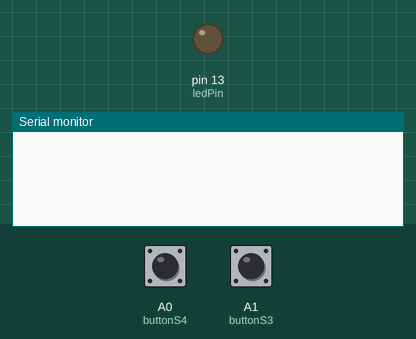
Recording of a sketch running on a simulated Arduino Uno, built with avr-gcc and run on an emulated ATmega328P. Shown: output pins drawn as LEDs (lit = HIGH), the last lines printed to the serial monitor. The test bench sets the inputs (shaded band); at power-on: A0 (buttonS4) HIGH, A1 (buttonS3) HIGH.

Above: at 1.2 s.
1.3 s: A0 (buttonS4) pulled LOW for 0.15 s
At 2.6 s:
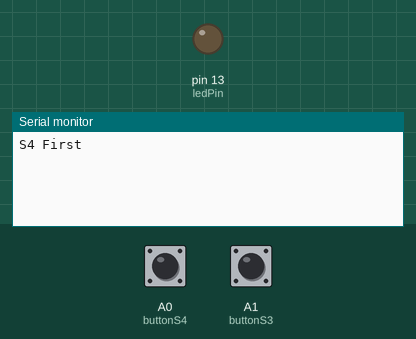
2.9 s: A0 (buttonS4) pulled LOW for 1 s
At 5.1 s:
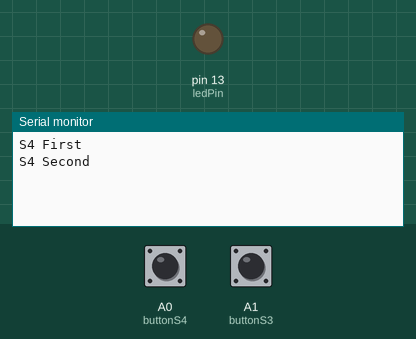
5.4 s: A1 (buttonS3) pulsed LOW 5 times (0.12 s each, 0.3 s apart)
At 6.35 s:
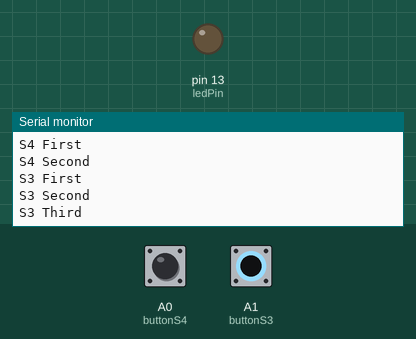

Measured:
- after the input at 1.3 s, the serial monitor: prints a new line after 0.17 s (image 1)
- after the input at 2.9 s, the serial monitor: prints a new line after 1.0 s (image 2)
- after the input at 5.4 s, the serial monitor: prints a new line after 0.14 s (image 3)

The sketch:

sketch_mar03a.ino
```cpp
#include "Button.h"

#define ledPin 13


//使用lambda=暱名function
Button buttonS3(A1, [](long int pressNumber) {
  //Serial.println(pressNumber);
  switch (pressNumber % 6){
    case 2:
      Serial.println("S3 First");
      break;
    case 4:
      Serial.println("S3 Second");
      break;
    case 0:
      Serial.println("S3 Third");
      break;
  }
});

Button buttonS4(A0, [](long int pressNumber){
  switch (pressNumber % 4){
    case 2:
      Serial.println("S4 First");
      break;

    case 0:
      Serial.println("S4 Second");
      break;
  }
  });

void setup() {
  Serial.begin(115200);
  //Serial.print(buttonS1.getButtonPin());
  pinMode(ledPin, OUTPUT);
}

void loop() {
  // put your main code here, to run repeatedly:
  buttonS3.running();
  buttonS4.running();

}
```

Button.cpp
```cpp
//Button.cpp
#include "Button.h"

Button::Button(int buttonPin, CallBackType c) {
  _buttonPin = buttonPin;
  pinMode(_buttonPin, INPUT_PULLUP);
  _buttonState = digitalRead(_buttonPin);
  _callBack = c;
}

int Button::getButtonPin() {
  return _buttonPin;
}

void Button::buttonSensor() {
  //取得按下放開的次數
  bool lastButtonState = digitalRead(_buttonPin);
  if (_buttonState != lastButtonState) {

    //使用delay才不會bounce
    delay(20);
      if (lastButtonState == digitalRead(_buttonPin)) {
        pressTime++;
        _callBack(pressTime);

      }
      _buttonState = digitalRead(_buttonPin);


  }
}

void Button::running() {
  buttonSensor();
}
```

Button.h
```cpp
//Button.h
#ifndef _BUTTON_H_
#define _BUTTON_H_
#include <arduino.h>

using CallBackType = void(*)(long int);

class Button {
  private:
    int _buttonPin;
    CallBackType _callBack;
    bool _buttonState;
    long int pressTime = 0;

  public:
    Button(int buttonPin, CallBackType c);
    int getButtonPin();
    void running();
    void buttonSensor();
};

#endif
```
